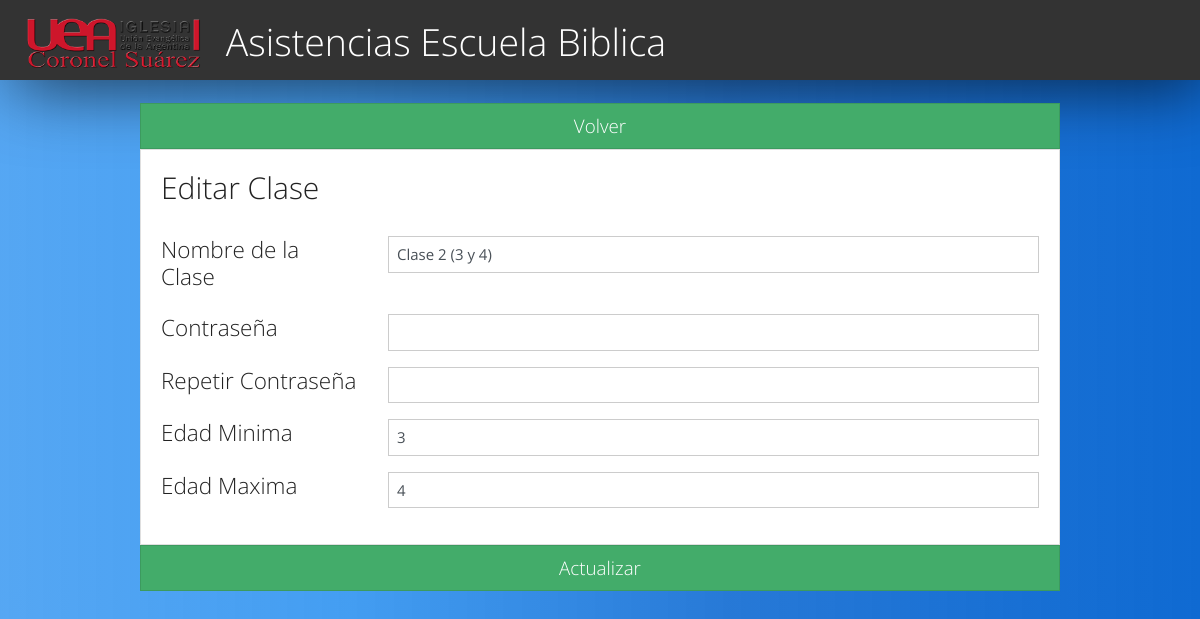
Page /editarClase.php?id=2 (signed in) on the committed database.
### tables this page shows
CREATE TABLE `clases` (
  `id` int(11) NOT NULL,
  `nombre` varchar(25) NOT NULL,
  `idProfesores` int(11) NOT NULL,
  `key` varchar(20) NOT NULL,
  `edadMin` int(11) NOT NULL,
  `edadMax` int(11) NOT NULL
);

### editarClase.php (the view, shortened to what this page needs)
<?php
include("db.php");
if  (isset($_GET['id'])) {
  $id = $_GET['id'];
  $query = "SELECT * FROM clases WHERE id=$id";
  $result = mysqli_query($conn, $query);
  if (mysqli_num_rows($result) == 1) {
    $row = mysqli_fetch_array($result);
    $nombre = $row['nombre'];
    $min = $row['edadMin'];
    $max =$row['edadMax'];
  }
}
?>
<?php include('includes/header.php'); ?>
<br>
<div class="container">
    <div class="row">
        <div class="col-md-10 mx-auto">
        <a href="clases.php" class="btn btn-lg btn-block btn btn-success animated fadeInDown">
                        Volver
                    </a>
            <div class="card card-body animated fadeInDown">
                <h2>Editar Clase</h2><br>
                <form action="editarClase.php?id=<?php echo $_GET['id']; ?>" method="POST"
                    enctype="multipart/form-data">
                    <div class="form-group row">
                        <div class="col-sm-3">
                            <h4>Nombre de la Clase</h4>
                        </div>
                        <div class="col-sm-9">
                            <input name="nombre" type="text" class="form-control" value="<?php echo $nombre; ?>">
                        </div>
                    </div>
                    <div class="form-group row">
                        <div class="col-sm-3">
                            <h4>Contraseña</h4>
                        </div>
                        <div class="col-sm-9">
                            <input name="contraseña1" type="password" class="form-control" value="">
                        </div>
                    </div>
                    <div class="form-group row">
                        <div class="col-sm-3">
                            <h4>Repetir Contraseña</h4>
                        </div>
                        <div class="col-sm-9">
                            <input name="contraseña2" type="password" class="form-control" value="">
                        </div>
                    </div>
                    <div class="form-group row">
                        <div class="col-sm-3">
                            <h4>Edad Minima</h4>
                        </div>
                        <div class="col-sm-9">
                            <input name="min" type="number" class="form-control" value="<?php echo $min; ?>">
                        </div>
                    </div>
                    <div class="form-group row">
                        <div class="col-sm-3">
                            <h4>Edad Maxima</h4>
                        </div>
                        <div class="col-sm-9">
                            <input name="max" type="number" class="form-control" value="<?php echo $max; ?>"
                                min="1">
                        </div>
                    </div>
            </div>
            <button class="btn btn-lg  btn-block btn btn-success animated fadeInDown" name="editar">Actualizar</button>
        </div>
    </div>
</div>
<?php include('includes\footer.php'); ?>

### Css/Style.css (style rules this page uses)
body { overflow-x:hidden; background-repeat: no-repeat; background: rgba(26,136,239,0.74); background: -moz-linear-gradient(left, rgba(26,136,239,0.74) 0%, rgba(26,136,239,0.82) 29%, rgba(15,106,210,0.9) 61%, rgba(15,106,210,1) 100%); background: -webkit-gradient(left top, right top, color-stop(0%, rgba(26,136,239,0.74)), color-stop(29%, rgba(26,136,239,0.82)), color-stop(61%, rgba(15,106,210,0.9)), color-stop(100%, rgba(15,106,210,1))); background: -webkit-linear-gradient(left, rgba(26,136,239,0.74) 0%, rgba(26,136,239,0.82) 29%, rgba(15,106,210,0.9) 61%, rgba(15,106,210,1) 100%); background: -o-linear-gradient(left, rgba(26,136,239,0.74) 0%, rgba(26,136,239,0.82) 29%, rgba(15,106,210,0.9) 61%, rgba(15,106,210,1) 100%); background: -ms-linear-gradient(left, rgba(26,136,239,0.74) 0%, rgba(26,136,239,0.82) 29%, rgba(15,106,210,0.9) 61%, rgba(15,106,210,1) 100%); background: linear-gradient(to right, rgba(26,136,239,0.74) 0%, rgba(26,136,239,0.82) 29%, rgba(15,106,210,0.9) 61%, rgba(15,106,210,1) 100%); filter: progid:DXImageTransform.Microsoft.gradient( startColorstr='#1a88ef', endColorstr='#0f6ad2', GradientType=1 ); }
a { color:azure; }

### rows in the picture
clases: nombre "Clase 2 (3 y 4)", min "3", max "4"
